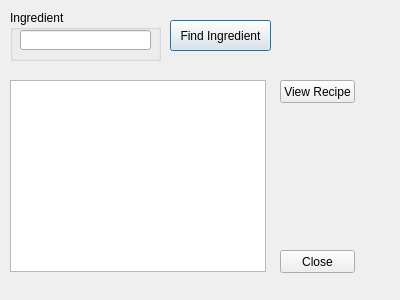
<?xml version="1.0" encoding="UTF-8"?>
<ui version="4.0">
 <class>findrecipepanel</class>
 <widget class="QDialog" name="findrecipepanel">
  <property name="geometry">
   <rect>
    <x>0</x>
    <y>0</y>
    <width>400</width>
    <height>300</height>
   </rect>
  </property>
  <property name="windowTitle">
   <string>Dialog</string>
  </property>
  <widget class="QGroupBox" name="groupBox">
   <property name="geometry">
    <rect>
     <x>10</x>
     <y>10</y>
     <width>151</width>
     <height>51</height>
    </rect>
   </property>
   <property name="title">
    <string>Ingredient</string>
   </property>
   <widget class="QLineEdit" name="ingredientName">
    <property name="geometry">
     <rect>
      <x>10</x>
      <y>20</y>
      <width>131</width>
      <height>20</height>
     </rect>
    </property>
   </widget>
  </widget>
  <widget class="QPushButton" name="findBtn">
   <property name="geometry">
    <rect>
     <x>170</x>
     <y>20</y>
     <width>101</width>
     <height>31</height>
    </rect>
   </property>
   <property name="text">
    <string>Find Ingredient</string>
   </property>
  </widget>
  <widget class="QListView" name="listView">
   <property name="geometry">
    <rect>
     <x>10</x>
     <y>80</y>
     <width>256</width>
     <height>192</height>
    </rect>
   </property>
  </widget>
  <widget class="QPushButton" name="viewBtn">
   <property name="geometry">
    <rect>
     <x>280</x>
     <y>80</y>
     <width>75</width>
     <height>23</height>
    </rect>
   </property>
   <property name="text">
    <string>View Recipe</string>
   </property>
  </widget>
  <widget class="QPushButton" name="closeBtn">
   <property name="geometry">
    <rect>
     <x>280</x>
     <y>250</y>
     <width>75</width>
     <height>23</height>
    </rect>
   </property>
   <property name="text">
    <string>Close</string>
   </property>
  </widget>
 </widget>
 <resources/>
 <connections/>
</ui>
